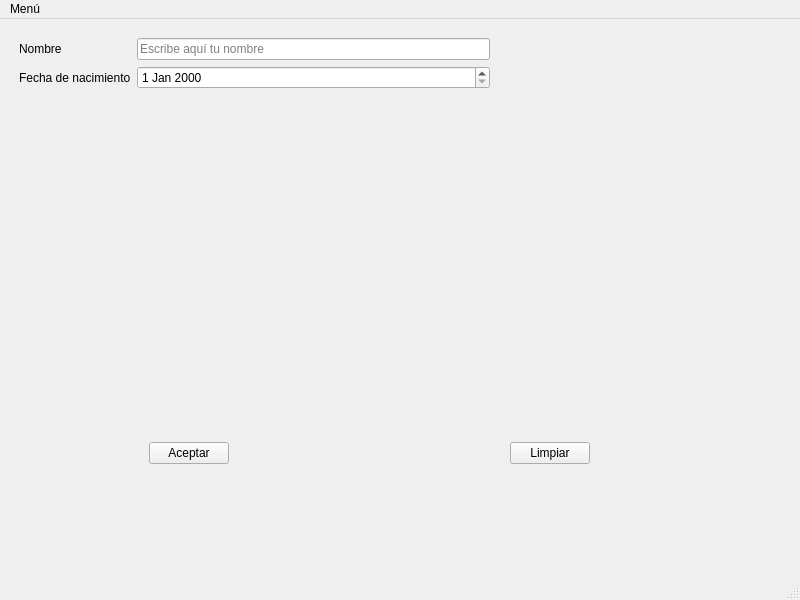
<?xml version="1.0" encoding="UTF-8"?>
<ui version="4.0">
 <class>MainWindow</class>
 <widget class="QMainWindow" name="MainWindow">
  <property name="geometry">
   <rect>
    <x>0</x>
    <y>0</y>
    <width>800</width>
    <height>600</height>
   </rect>
  </property>
  <property name="windowTitle">
   <string>Ventana principal</string>
  </property>
  <widget class="QWidget" name="centralwidget">
   <widget class="QWidget" name="widget" native="true">
    <property name="geometry">
     <rect>
      <x>-1</x>
      <y>-1</y>
      <width>801</width>
      <height>561</height>
     </rect>
    </property>
    <widget class="QWidget" name="formLayoutWidget">
     <property name="geometry">
      <rect>
       <x>20</x>
       <y>20</y>
       <width>471</width>
       <height>101</height>
      </rect>
     </property>
     <layout class="QFormLayout" name="formLayout">
      <item row="0" column="0">
       <widget class="QLabel" name="label">
        <property name="text">
         <string>Nombre</string>
        </property>
       </widget>
      </item>
      <item row="0" column="1">
       <widget class="QLineEdit" name="lineEdit">
        <property name="placeholderText">
         <string>Escribe aquí tu nombre</string>
        </property>
       </widget>
      </item>
      <item row="1" column="0">
       <widget class="QLabel" name="label_2">
        <property name="text">
         <string>Fecha de nacimiento</string>
        </property>
       </widget>
      </item>
      <item row="1" column="1">
       <widget class="QDateEdit" name="dateEdit">
        <property name="dateTime">
         <datetime>
          <hour>0</hour>
          <minute>0</minute>
          <second>0</second>
          <year>2000</year>
          <month>1</month>
          <day>1</day>
         </datetime>
        </property>
       </widget>
      </item>
     </layout>
    </widget>
    <widget class="QWidget" name="horizontalLayoutWidget">
     <property name="geometry">
      <rect>
       <x>150</x>
       <y>390</y>
       <width>441</width>
       <height>91</height>
      </rect>
     </property>
     <layout class="QHBoxLayout" name="horizontalLayout">
      <item>
       <widget class="QPushButton" name="pushButton_2">
        <property name="text">
         <string>Aceptar</string>
        </property>
       </widget>
      </item>
      <item>
       <spacer name="horizontalSpacer">
        <property name="orientation">
         <enum>Qt::Horizontal</enum>
        </property>
        <property name="sizeHint" stdset="0">
         <size>
          <width>30</width>
          <height>20</height>
         </size>
        </property>
       </spacer>
      </item>
      <item>
       <widget class="QPushButton" name="pushButton">
        <property name="text">
         <string>Limpiar</string>
        </property>
       </widget>
      </item>
     </layout>
    </widget>
   </widget>
  </widget>
  <widget class="QMenuBar" name="menubar">
   <property name="geometry">
    <rect>
     <x>0</x>
     <y>0</y>
     <width>800</width>
     <height>22</height>
    </rect>
   </property>
   <widget class="QMenu" name="menuMen">
    <property name="title">
     <string>Menú</string>
    </property>
    <addaction name="actionImprimir"/>
    <addaction name="actionGuardar"/>
   </widget>
   <addaction name="menuMen"/>
  </widget>
  <widget class="QStatusBar" name="statusbar"/>
  <action name="actionImprimir">
   <property name="text">
    <string>Imprimir</string>
   </property>
  </action>
  <action name="actionGuardar">
   <property name="text">
    <string>Guardar</string>
   </property>
  </action>
 </widget>
 <resources/>
 <connections/>
</ui>
